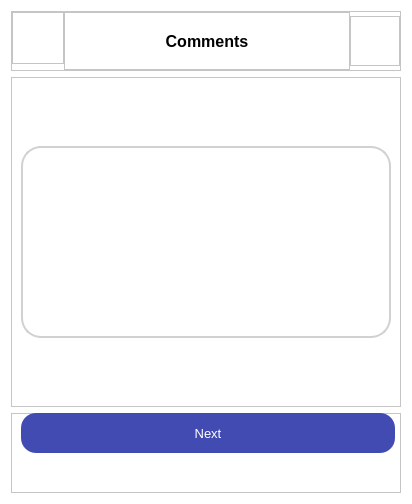
<?xml version="1.0" encoding="UTF-8"?>
<ui version="4.0">
    <class>Dialog</class>
    <widget class="QDialog" name="Dialog">
        <property name="geometry">
            <rect>
                <x>0</x>
                <y>0</y>
                <width>412</width>
                <height>504</height>
            </rect>
        </property>
        <property name="windowTitle">
            <string>Dialog</string>
        </property>
        <property name="styleSheet">
            <string notr="true">background-color: white</string>
        </property>
        <layout class="QVBoxLayout" name="verticalLayout">
            <item>
                <widget class="QFrame" name="frame">
                    <property name="sizePolicy">
                        <sizepolicy hsizetype="Preferred" vsizetype="Minimum">
                            <horstretch>0</horstretch>
                            <verstretch>0</verstretch>
                        </sizepolicy>
                    </property>
                    <property name="minimumSize">
                        <size>
                            <width>0</width>
                            <height>60</height>
                        </size>
                    </property>
                    <property name="frameShape">
                        <enum>QFrame::StyledPanel</enum>
                    </property>
                    <property name="frameShadow">
                        <enum>QFrame::Raised</enum>
                    </property>
                    <layout class="QHBoxLayout" name="horizontalLayout">
                        <property name="spacing">
                            <number>0</number>
                        </property>
                        <property name="leftMargin">
                            <number>0</number>
                        </property>
                        <property name="topMargin">
                            <number>0</number>
                        </property>
                        <property name="rightMargin">
                            <number>0</number>
                        </property>
                        <property name="bottomMargin">
                            <number>0</number>
                        </property>
                        <item alignment="Qt::AlignLeft|Qt::AlignTop">
                            <widget class="QFrame" name="frame_3">
                                <property name="sizePolicy">
                                    <sizepolicy hsizetype="Minimum" vsizetype="Preferred">
                                        <horstretch>0</horstretch>
                                        <verstretch>0</verstretch>
                                    </sizepolicy>
                                </property>
                                <property name="minimumSize">
                                    <size>
                                        <width>50</width>
                                        <height>0</height>
                                    </size>
                                </property>
                                <property name="frameShape">
                                    <enum>QFrame::StyledPanel</enum>
                                </property>
                                <property name="frameShadow">
                                    <enum>QFrame::Raised</enum>
                                </property>
                                <layout class="QHBoxLayout" name="horizontalLayout_2">
                                    <property name="spacing">
                                        <number>0</number>
                                    </property>
                                    <property name="leftMargin">
                                        <number>0</number>
                                    </property>
                                    <property name="topMargin">
                                        <number>0</number>
                                    </property>
                                    <property name="rightMargin">
                                        <number>0</number>
                                    </property>
                                    <property name="bottomMargin">
                                        <number>0</number>
                                    </property>
                                    <item alignment="Qt::AlignLeft|Qt::AlignTop">
                                        <widget class="QPushButton" name="backButton">
                                            <property name="sizePolicy">
                                                <sizepolicy hsizetype="Minimum" vsizetype="Minimum">
                                                    <horstretch>0</horstretch>
                                                    <verstretch>0</verstretch>
                                                </sizepolicy>
                                            </property>
                                            <property name="minimumSize">
                                                <size>
                                                    <width>50</width>
                                                    <height>50</height>
                                                </size>
                                            </property>
                                            <property name="maximumSize">
                                                <size>
                                                    <width>50</width>
                                                    <height>50</height>
                                                </size>
                                            </property>
                                            <property name="styleSheet">
                                                <string notr="true">QPushButton {
                                                    color: white;
                                                    border: none;
                                                    border-radius: 10;
                                                    }

                                                    QPushButton:hover {
                                                    border: 2 px solid black;
                                                    background-color: rgb(227, 227, 227);
                                                    border-radius: 10;
                                                    }
                                                </string>
                                            </property>
                                            <property name="text">
                                                <string/>
                                            </property>
                                        </widget>
                                    </item>
                                </layout>
                            </widget>
                        </item>
                        <item>
                            <widget class="QFrame" name="frame_4">
                                <property name="sizePolicy">
                                    <sizepolicy hsizetype="Expanding" vsizetype="Preferred">
                                        <horstretch>0</horstretch>
                                        <verstretch>0</verstretch>
                                    </sizepolicy>
                                </property>
                                <property name="frameShape">
                                    <enum>QFrame::StyledPanel</enum>
                                </property>
                                <property name="frameShadow">
                                    <enum>QFrame::Raised</enum>
                                </property>
                                <layout class="QHBoxLayout" name="horizontalLayout_3">
                                    <property name="spacing">
                                        <number>0</number>
                                    </property>
                                    <property name="leftMargin">
                                        <number>0</number>
                                    </property>
                                    <property name="topMargin">
                                        <number>0</number>
                                    </property>
                                    <property name="rightMargin">
                                        <number>0</number>
                                    </property>
                                    <property name="bottomMargin">
                                        <number>0</number>
                                    </property>
                                    <item>
                                        <widget class="QLabel" name="title_2">
                                            <property name="sizePolicy">
                                                <sizepolicy hsizetype="Minimum" vsizetype="Minimum">
                                                    <horstretch>0</horstretch>
                                                    <verstretch>0</verstretch>
                                                </sizepolicy>
                                            </property>
                                            <property name="minimumSize">
                                                <size>
                                                    <width>100</width>
                                                    <height>30</height>
                                                </size>
                                            </property>
                                            <property name="font">
                                                <font>
                                                    <pointsize>12</pointsize>
                                                    <weight>75</weight>
                                                    <bold>true</bold>
                                                </font>
                                            </property>
                                            <property name="text">
                                                <string>Comments</string>
                                            </property>
                                            <property name="alignment">
                                                <set>Qt::AlignCenter</set>
                                            </property>
                                        </widget>
                                    </item>
                                </layout>
                            </widget>
                        </item>
                        <item>
                            <widget class="QFrame" name="frame_5">
                                <property name="sizePolicy">
                                    <sizepolicy hsizetype="Minimum" vsizetype="Minimum">
                                        <horstretch>0</horstretch>
                                        <verstretch>0</verstretch>
                                    </sizepolicy>
                                </property>
                                <property name="minimumSize">
                                    <size>
                                        <width>50</width>
                                        <height>50</height>
                                    </size>
                                </property>
                                <property name="maximumSize">
                                    <size>
                                        <width>50</width>
                                        <height>50</height>
                                    </size>
                                </property>
                                <property name="frameShape">
                                    <enum>QFrame::StyledPanel</enum>
                                </property>
                                <property name="frameShadow">
                                    <enum>QFrame::Raised</enum>
                                </property>
                            </widget>
                        </item>
                    </layout>
                </widget>
            </item>
            <item>
                <widget class="QFrame" name="frame_2">
                    <property name="sizePolicy">
                        <sizepolicy hsizetype="Preferred" vsizetype="Expanding">
                            <horstretch>0</horstretch>
                            <verstretch>0</verstretch>
                        </sizepolicy>
                    </property>
                    <property name="frameShape">
                        <enum>QFrame::StyledPanel</enum>
                    </property>
                    <property name="frameShadow">
                        <enum>QFrame::Raised</enum>
                    </property>
                    <layout class="QVBoxLayout" name="verticalLayout_2">
                        <item>
                            <widget class="QTextEdit" name="comments_input">
                                <property name="sizePolicy">
                                    <sizepolicy hsizetype="Expanding" vsizetype="Fixed">
                                        <horstretch>0</horstretch>
                                        <verstretch>0</verstretch>
                                    </sizepolicy>
                                </property>
                                <property name="styleSheet">
                                    <string notr="true">border-radius : 20; border: 2px solid #D1D1D1</string>
                                </property>
                            </widget>
                        </item>
                    </layout>
                </widget>
            </item>
            <item>
                <widget class="QFrame" name="frame_6">
                    <property name="sizePolicy">
                        <sizepolicy hsizetype="Preferred" vsizetype="Minimum">
                            <horstretch>0</horstretch>
                            <verstretch>0</verstretch>
                        </sizepolicy>
                    </property>
                    <property name="minimumSize">
                        <size>
                            <width>0</width>
                            <height>80</height>
                        </size>
                    </property>
                    <property name="frameShape">
                        <enum>QFrame::StyledPanel</enum>
                    </property>
                    <property name="frameShadow">
                        <enum>QFrame::Raised</enum>
                    </property>
                    <widget class="QPushButton" name="nextButton">
                        <property name="geometry">
                            <rect>
                                <x>10</x>
                                <y>0</y>
                                <width>374</width>
                                <height>40</height>
                            </rect>
                        </property>
                        <property name="sizePolicy">
                            <sizepolicy hsizetype="Expanding" vsizetype="Fixed">
                                <horstretch>0</horstretch>
                                <verstretch>0</verstretch>
                            </sizepolicy>
                        </property>
                        <property name="minimumSize">
                            <size>
                                <width>0</width>
                                <height>40</height>
                            </size>
                        </property>
                        <property name="font">
                            <font>
                                <pointsize>10</pointsize>
                            </font>
                        </property>
                        <property name="styleSheet">
                            <string notr="true">QPushButton {
                                border-radius: 15;
                                border: 2 px solid black;
                                background-color: #414BB2;
                                color: white
                                }

                                QPushButton:hover{
                                border-radius: 15;
                                border: 4 px solid black;
                                background-color: rgb(51, 60, 140);
                                color: white;
                                }
                            </string>
                        </property>
                        <property name="text">
                            <string>Next</string>
                        </property>
                    </widget>
                </widget>
            </item>
        </layout>
    </widget>
    <resources/>
    <connections/>
</ui>
